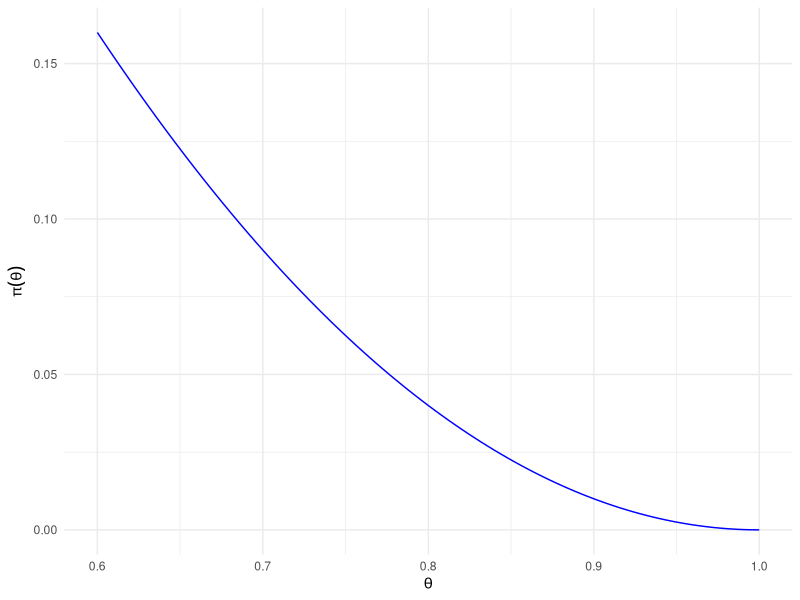
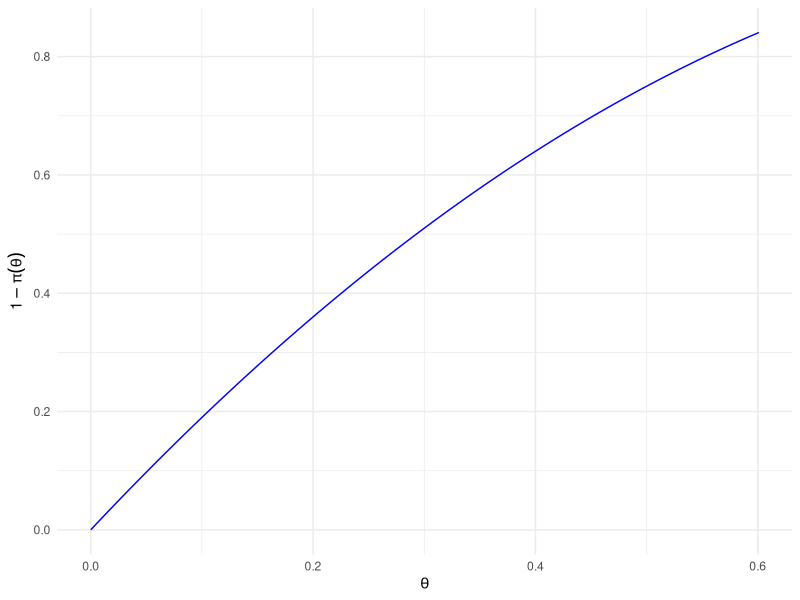

Source code (R) for these figures, in order:
## ---- chunk 1
#| label: fig-teste-hipotese-alfa-r
#| fig-cap: 'Função poder $\alpha=\pi(\theta)=(1-\theta)^2$'
# Biblioteca de gráficos moderna, parte do Tidyverse
library(ggplot2)

# Função poder vetorizada
poder <- function(theta) pbinom(0.8, 2, theta)

ggplot() +
  xlim(0.6, 1) +
  geom_function(fun = poder, color = "blue") +
  labs(
    x = expression(theta),
    y = expression(pi(theta))
  ) +
  theme_minimal()
## ---- chunk 2
#| label: fig-teste-hipotese-beta-r
#| fig-cap: 'Função erro tipo II $\beta=1-\pi(\theta)=1-(1-\theta)^2$'
library(ggplot2)

# P(X > 0,8) = P(X >= 1), para X com distribuição Binomial(2, theta)
poder <- function(theta) {
  pbinom(2 * 0.4, size = 2, prob = theta, lower.tail = FALSE)
}

ggplot() +
  xlim(0, 0.601) +
  geom_function(fun = poder, color = "blue") +
  labs(
    x = expression(theta),
    y = expression(1 - pi(theta))
  ) +
  theme_minimal()
